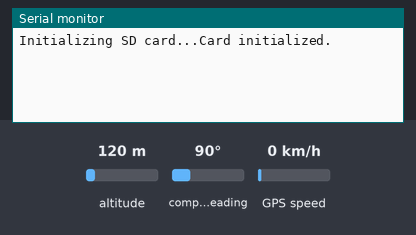
This sketch was run on a simulated Arduino Uno, built with avr-gcc and run on an emulated ATmega328P. Parts: the last lines printed to the serial monitor. Inputs (shaded band) come from the test bench; at power-on: altitude 120 m, GPS speed 0 km/h, compass heading 90°. Storage starts empty; the GPS gets a fix after 3 s at 37.7749, -122.4194 with 8 satellites.

Above: at 1.2 s.
1.3 s: altitude set to 20 m
At 3.9 s:
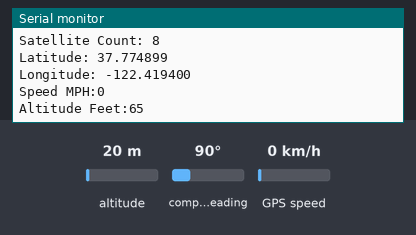
4.5 s: GPS speed set to 2 km/h
6.0 s: altitude set to 250 m
At 10.9 s:
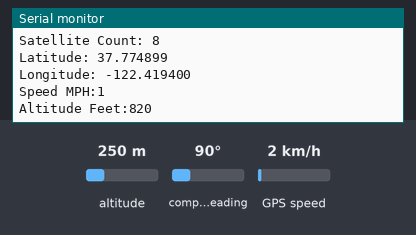
Timing chart, 0 to 12.4 s (numbered marks = the images above; inputs shaded):
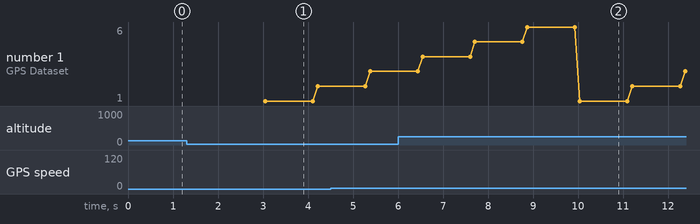

The sketch:

GPS_Location_of_Photos_NEO_6M.ino
```cpp
#include <SoftwareSerial.h>
#include <SPI.h>
#include <SD.h>
#include <TinyGPS++.h>

// GPS Module Connections
// VCC → 5v (+)
// GND → GND (-)
// RxD → D8 on RedBoard
// TxD → D9 on RedBoard
SoftwareSerial serial_connection(9, 8); // RX=pin 9, TX=pin 8

// Initialize the GPS object
TinyGPSPlus gps;

// Chip select pin for SD card module
const int chipSelect = 10;

void setup() {
  Serial.begin(9600);
  serial_connection.begin(9600);

  // Initialize SD card
  Serial.print("Initializing SD card...");
  if (!SD.begin(chipSelect)) {
    Serial.println("Card failed, or not present");
    while (1);
  }
  Serial.println("Card initialized.");
}


void loop(){
// Check if there is new GPS data available
  if (serial_connection.available()) {
    gps.encode(serial_connection.read());
  }

  // Check if GPS data is updated
  if (gps.location.isUpdated()) {
    for (int i=1; i<=6; i++){
      String GPSData = "GPS Dataset " + String(i);
      GPSData += "\nSatellite Count: ";
      int Satilites = gps.satellites.value();
      GPSData += String(Satilites);
      String Latitude = String(gps.location.lat(), 6);
      GPSData += "\nLatitude: " + Latitude;
      String Longitude = String(gps.location.lng(), 6);
      GPSData += "\nLongitude: " + Longitude;
      int MPH = gps.speed.mph();
      GPSData += "\nSpeed MPH:" + String(MPH);
      int AltitudeFeet = gps.altitude.feet();
      GPSData += "\nAltitude Feet:" + String(AltitudeFeet);
      GPSData += "\n\n";
      Serial.print(GPSData);
      delay(1000);

      // open the file. note that only one file can be open at a time,
    // so you have to close this one before opening another.
    File SDFile =  SD.open("GPS.txt", FILE_WRITE);

    // if the file is available, write to it:
    if (SDFile) {
      SDFile.println(GPSData);
      SDFile.close();
      // print to the serial port too:
      Serial.print(GPSData);
    }
    // if the file isn't open, pop up an error:
    else {
      Serial.println("error opening datalog.txt");
      }
    }
  }
      }
```

Measured:
- after the input at 1.3 s, the serial monitor: prints a new line after 1.8 s (image 1)
- after the input at 6.0 s, the serial monitor: prints a new line after 4.1 s (image 2)
